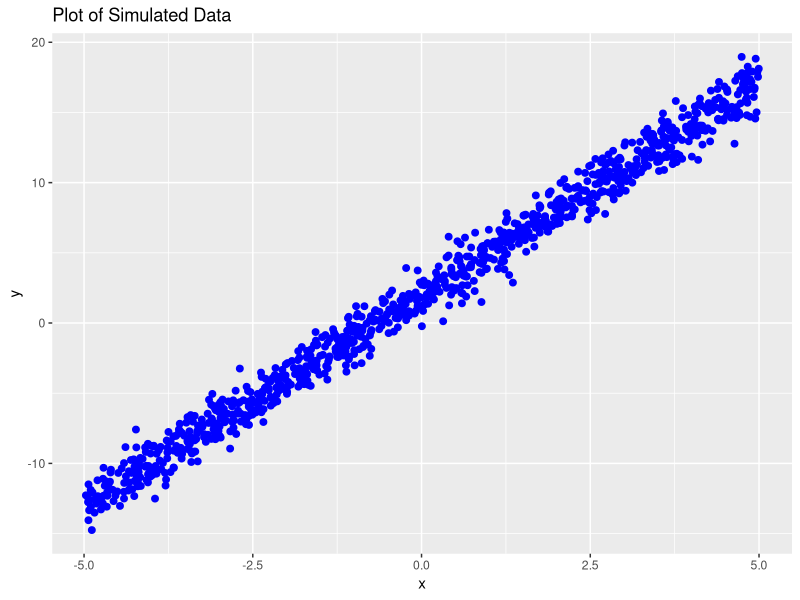
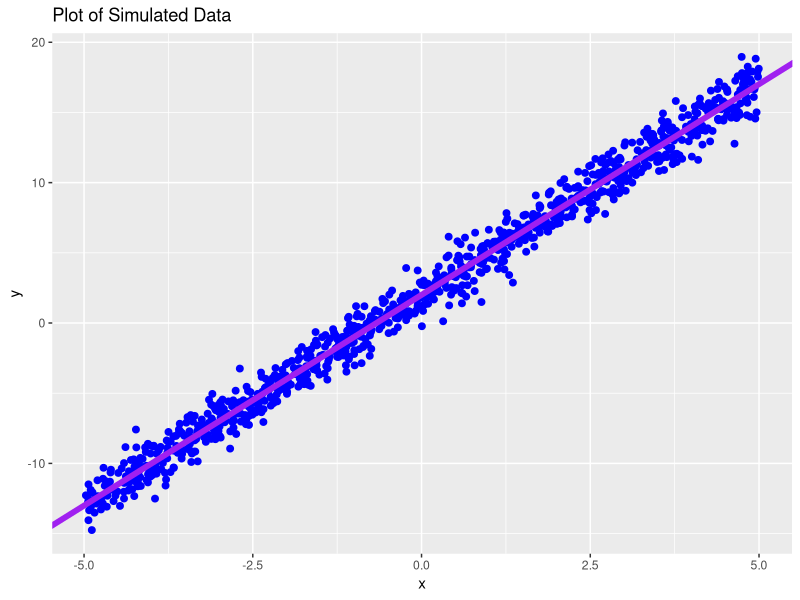

Reproduce these figures in R, in order.
## ---- chunk 1
library(tidyverse)
## ---- chunk 2
simulated_data<-function(a,b,v) {
    x <- runif(1000,-5,5)
    y <- a*x+b+rnorm(1000,0,sqrt(v))
    tibble(x=x,y=y)
}
## ---- chunk 3
data <- simulated_data(3,2,1)
plt <- ggplot(data=data)+geom_point(aes(x=`x`,y=`y`),color='blue',size=2)+ggtitle("Plot of Simulated Data")
plt
## ---- chunk 4
model <- lm(`y`~`x`,data=data)
model
## ---- chunk 5
#| fig-cap: Simple Plot
#| label: fig-one
b<-coefficients(model)[1]
a<-coefficients(model)[2]
plt <- plt+geom_abline(intercept=b, slope=a,color='purple',linewidth=2)
plt
